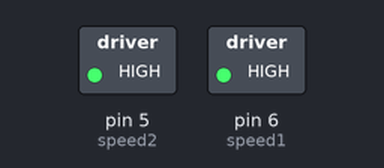
A sketch run on a simulated Arduino Uno, built with avr-gcc and run on an emulated ATmega328P. Parts: switched loads named in the sketch (green lamp = pin HIGH).

Above: at 0.1 s.
Timing chart, 0 to 1.6 s (numbered marks = the images above):
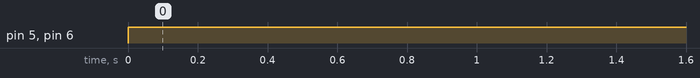

Measured:
- by itself, pin 5 (speed2), pin 6 (speed1): LOW → HIGH at 0.00 s

The sketch:

car_motors_up_down.ino
```cpp
int inp1 = 13;
int inp2 = 12;
int speed1 = 6;

int inp3 = 11;
int inp4  = 10;
int speed2 = 5;

void setup (){
  for (int i = 13; i<= 11; i --)
    pinMode (i, OUTPUT);

   for (int i = 5; i<= 6; i ++)
    pinMode (i, OUTPUT);

}

void ride_left_up (void){
  digitalWrite (inp1, HIGH);
  digitalWrite (inp2, LOW);
  digitalWrite (speed1, HIGH);
}

void ride_left_down (void){
  digitalWrite (inp1, LOW);
  digitalWrite (inp2, HIGH);
  digitalWrite (speed1, HIGH);
}

void stop_left(void){
  digitalWrite (inp1, LOW);
  digitalWrite (inp2, LOW);
//  digitalWrite (speed1, LO);
}

void ride_right_up (void){
  digitalWrite (inp3, HIGH);
  digitalWrite (inp4, LOW);
  digitalWrite (speed2, HIGH);
}

void ride_right_down (void){
  digitalWrite (inp3, LOW);
  digitalWrite (inp4, HIGH);
  digitalWrite (speed2, HIGH);
}

void stop_right (void){
  digitalWrite (inp3, LOW);
  digitalWrite (inp4,  LOW);
}

void ride_up (void){
  ride_left_up ();
  ride_right_up ();
}

void ride_down (void){
  ride_left_down ();
  ride_right_down ();
}


void loop (){
  ride_up ();
  delay (5000);
  stop_left();

  delay (1000);
}
```
